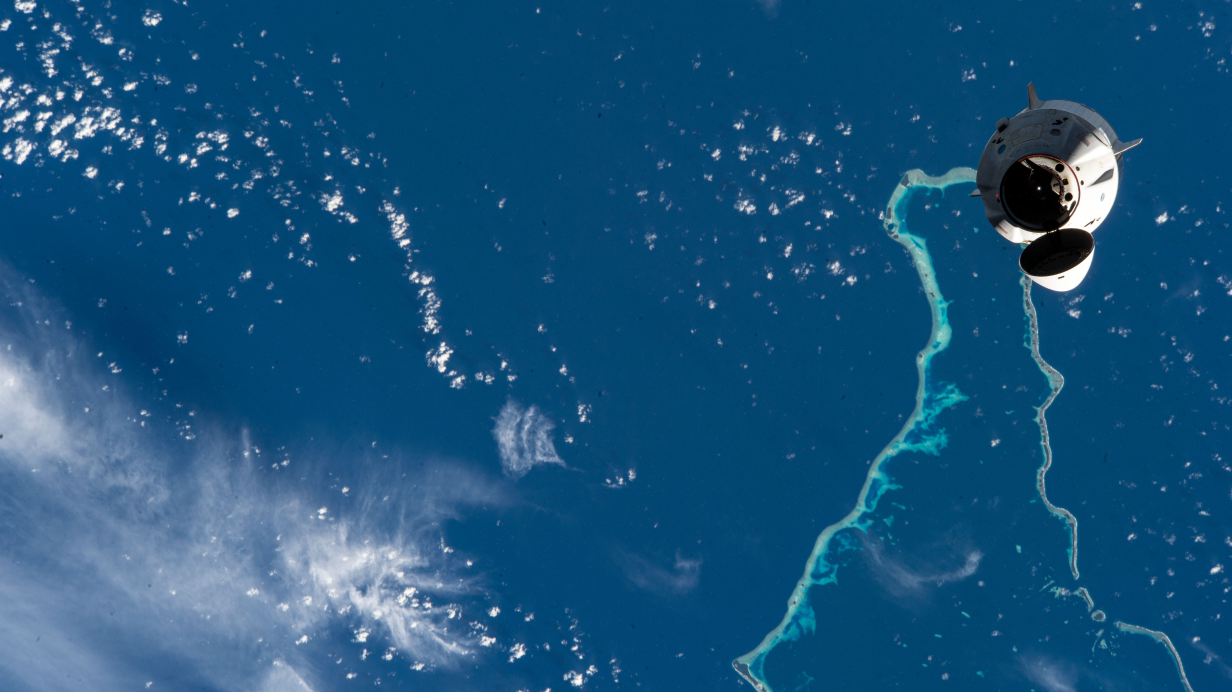
#> input picture resc/crew.jpg, 4928 x 2768 px (shown at 1/4 size)
$ jupyter execute resizing.ipynb
#> lines starting #> are read from the running program, lines starting #| are printed output that depends on the picture
[cell 1]
import cv2

[cell 2]
img = cv2.imread("resc/crew.jpg")
#> img is the input picture: shape (2768, 4928, 3); mean B, G, R 123.6, 83.4, 24.9
size = img.shape
#> size = (2768, 4928, 3)
print(size)
#| (2768, 4928, 3)

[cell 3]
#Resizing the image
imgResize = cv2.resize(img, (1350, 2500)) #Width and Height
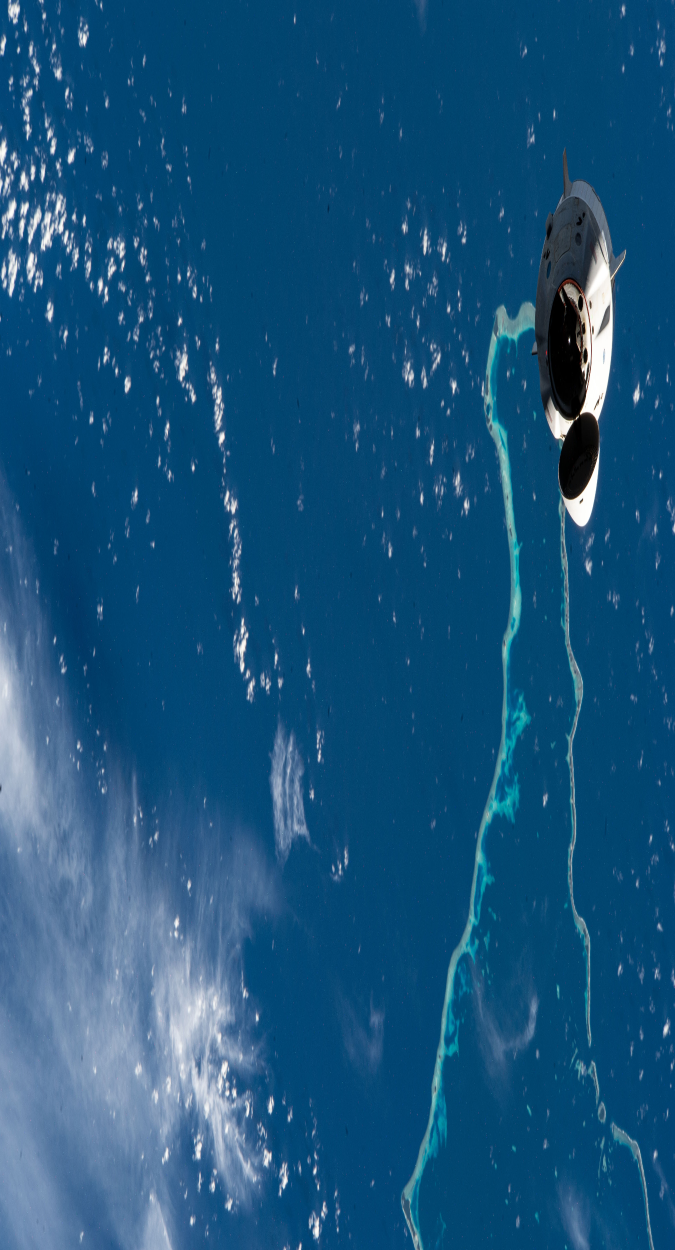
#> imgResize: shape (2500, 1350, 3) (shown at 1/2 size); mean B, G, R 123.4, 83.3, 24.9

[cell 4]
#Cropping the image
imgCropped = img[0:200, 20:500] #Height and Width respectively
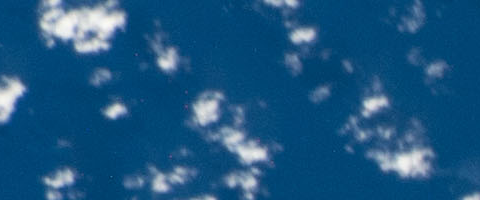
#> imgCropped: shape (200, 480, 3); mean B, G, R 127.9, 85.3, 27.4

$ run again, with resc/cards.jpeg copied over resc/crew.jpg
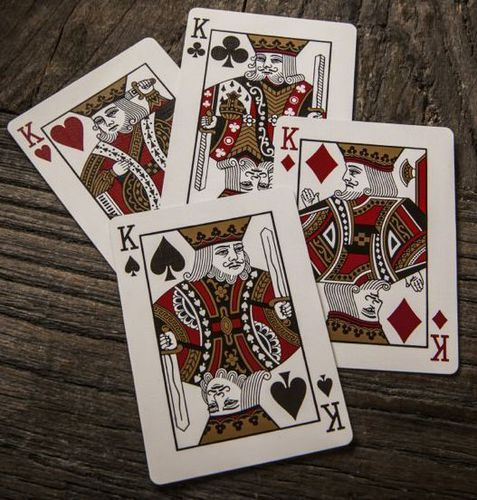
#> input picture resc/cards.jpeg, 477 x 500 px
#> img is the input picture: shape (500, 477, 3); mean B, G, R 88.1, 96.6, 109.6
#| (500, 477, 3)
#> `imgResize = cv2.resize(img, (1350, 2500))`:
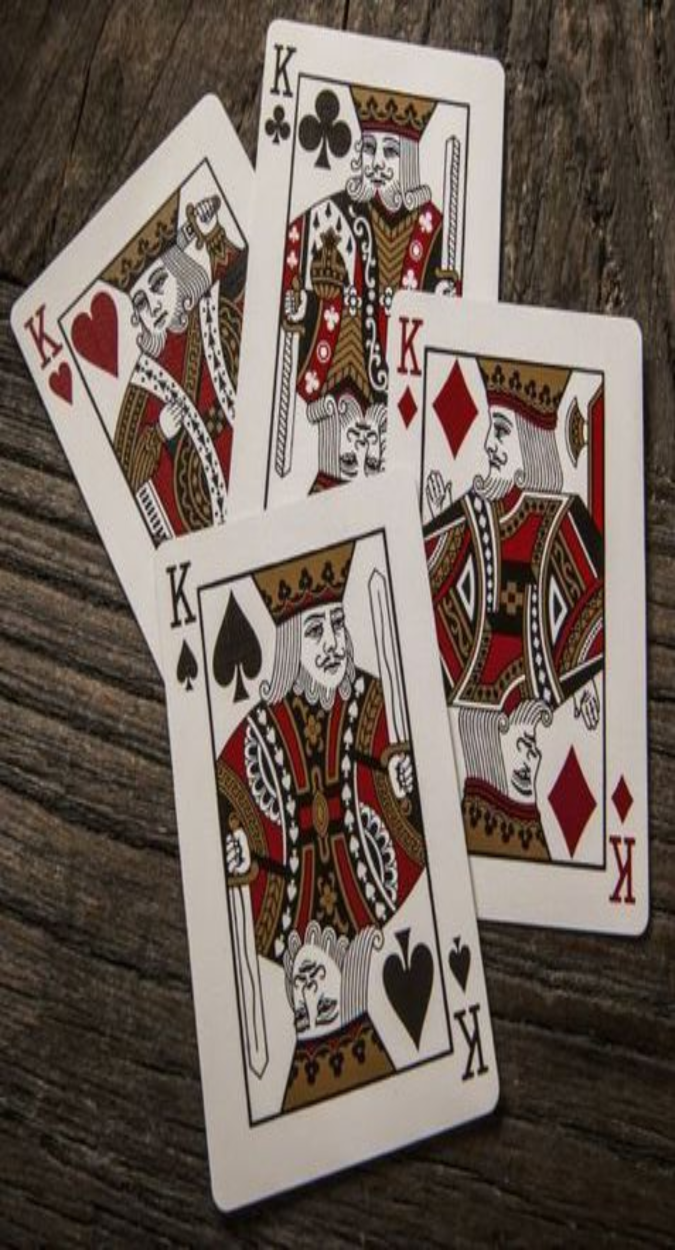
#> imgResize: shape (2500, 1350, 3) (shown at 1/2 size); mean B, G, R 88, 96.5, 109.5
#> `imgCropped = img[0:200, 20:500]`:
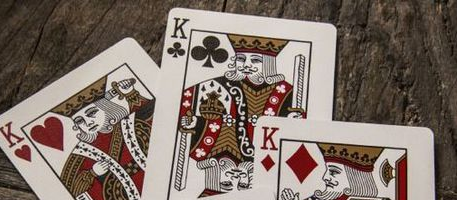
#> imgCropped: shape (200, 457, 3); mean B, G, R 104.7, 113.5, 127.6

$ run again, with resc/garbage.jpeg copied over resc/crew.jpg
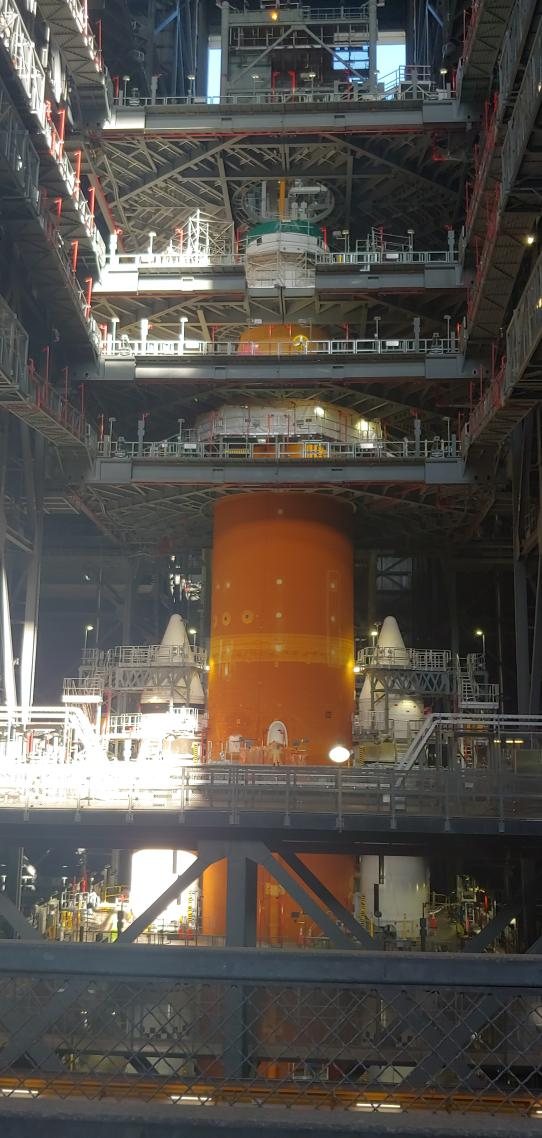
#> input picture resc/garbage.jpeg, 542 x 1138 px
#> img is the input picture: shape (1138, 542, 3); mean B, G, R 75.6, 81.5, 86.9
#| (1138, 542, 3)
#> `imgResize = cv2.resize(img, (1350, 2500))`:
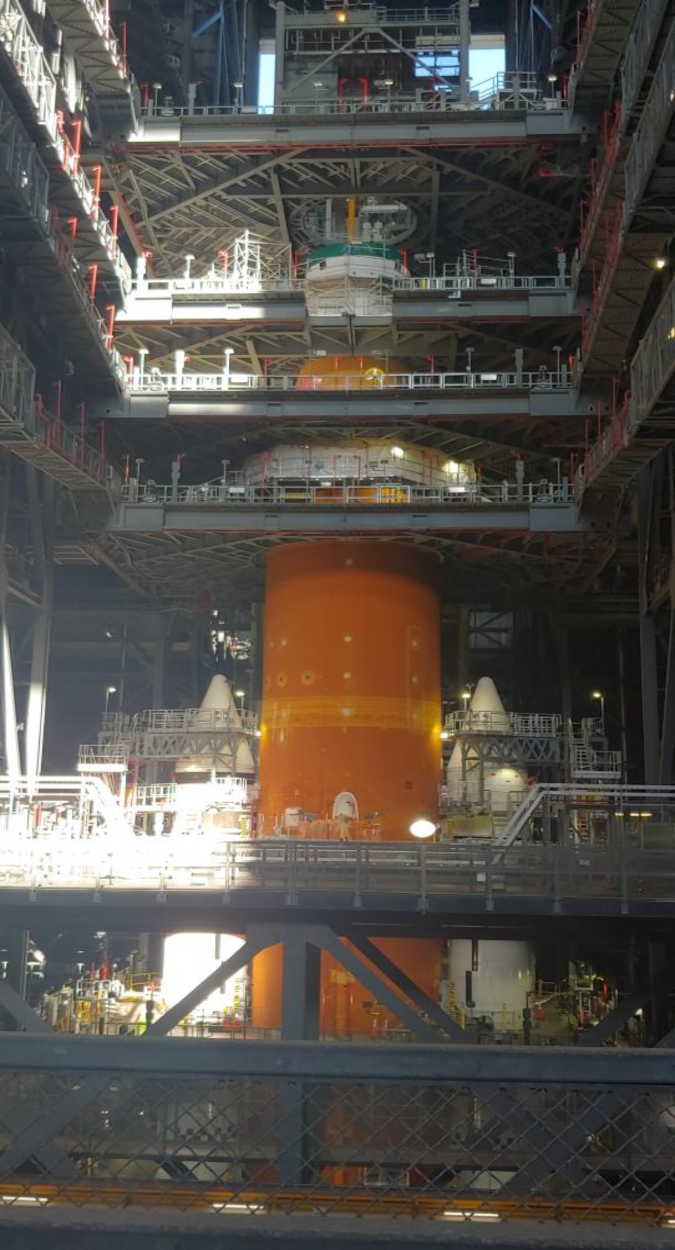
#> imgResize: shape (2500, 1350, 3) (shown at 1/2 size); mean B, G, R 75.5, 81.4, 86.8
#> `imgCropped = img[0:200, 20:500]`:
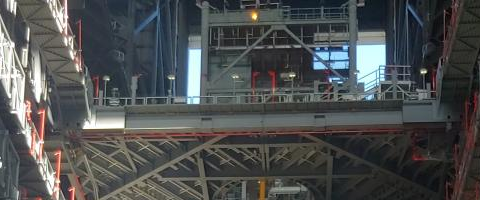
#> imgCropped: shape (200, 480, 3); mean B, G, R 80.5, 80.1, 77.8
